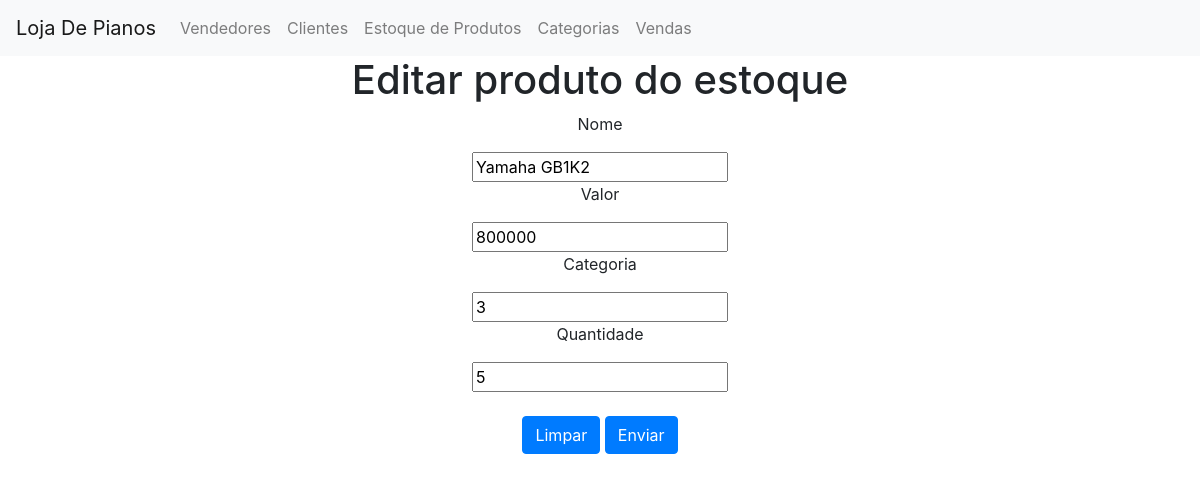
The app's page /produtos_estoque/editar.php?codigo=1 with its own data.
### tables this page shows
CREATE TABLE `produto_estoque` (
  `prod_id` int(11) NOT NULL,
  `prod_nome` varchar(45) NOT NULL,
  `prod_valor` float DEFAULT NULL,
  `categorias_id` int(11) DEFAULT NULL,
  `qtd` int(11) DEFAULT NULL
);

### produtos_estoque/editar.php (the view, shortened to what this page needs)
<?php
    require "../conecta.php";
    $codigo = $_GET['codigo'];
    $sql = "SELECT * FROM produto_estoque where prod_id = '$codigo'";
    $resultado = mysqli_query($link, $sql);
    $dado = mysqli_fetch_array($resultado);
    include "../menu/index.php";
?>
<!DOCTYPE html>
<html lang="en">
<head>
    <link rel="stylesheet" href="https://stackpath.bootstrapcdn.com/bootstrap/4.3.1/css/bootstrap.min.css">
</head>
<body>
    <div id="form" align="center">
        <h1>Editar produto do estoque </h1>
        <form action="insert.php?editar=1" method="post">
            <p>Nome </p><input type="text" name="nome" value="<?php echo $dado["prod_nome"] ?>">
            <p>Valor </p><input type="text" name="valor" value="<?php echo $dado["prod_valor"] ?>">
            <p>Categoria </p><input type="text" name="cat_id" value="<?php echo $dado["categorias_id"] ?>">
            <p>Quantidade </p><input type="text" name="qtd" value="<?php echo $dado["qtd"] ?>">
            <br> <br>
            <input type="reset" value="Limpar" class="btn btn-primary">
            <input type="submit" value="Enviar" class="btn btn-primary">
        </form>
    </div>
</body>
</html>

### records on screen
produto_estoque: nome "Yamaha GB1K2", valor "800000", cat_id "3", qtd "5"
